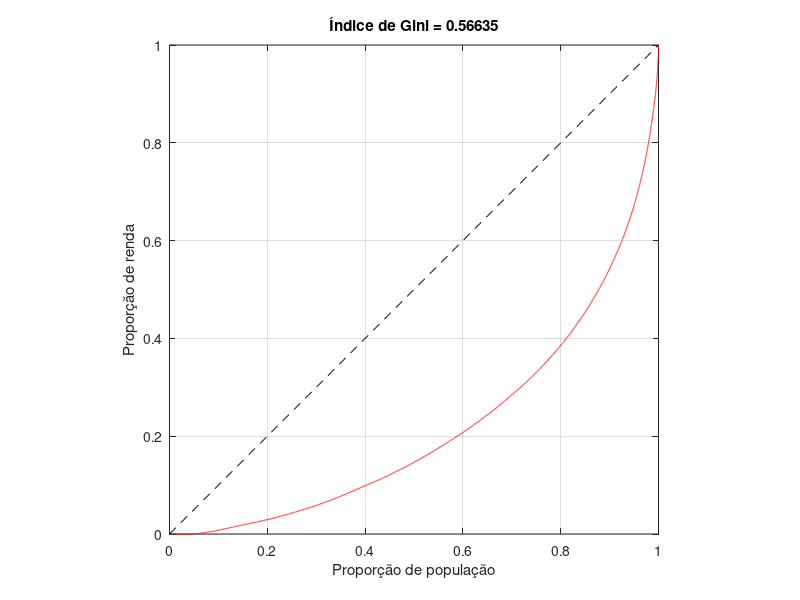

Reproduce this figure in MATLAB.
% Cálculo do Índice de Gini
clear; clc; close;

% Rendimento bruto
renda = load( 'renda.mat' ); 
% renda = table(:, 1) .* table(:, 2);
% renda=[950 950 980 1000 1200 1300 1300 3500 5000 8000];
rendimento = renda.rendimento;
n = length( rendimento );

%Renda média
m = sum( rendimento ) / n;

% Variável auxiliar
aux = 0;

for i = 1:n
    % Proporção acumulada da população
    p( i ) = i / n;
    
    % Proporção acumulada de renda
    r( i ) = sum( rendimento( 1 : i ) ) / ( n * m );
    
    % Área da curva de Lorenz
    area( i ) = ( ( aux + r ( i ) ) / 2 ) * min( p ); 
    aux = r ( i );
end

% Cálculo Índice de Gini
B = sum( area );
A = 0.5 - B;
G = A / ( A + B )

% Plot
plot(p, r, 'r'); 
hold on;
plot([0,1],[0,1],'--k');
axis tight; axis square; grid on
title(['\bfÍndice de Gini = ',num2str(G)]);
xlabel('Proporção de população');
ylabel('Proporção de renda');